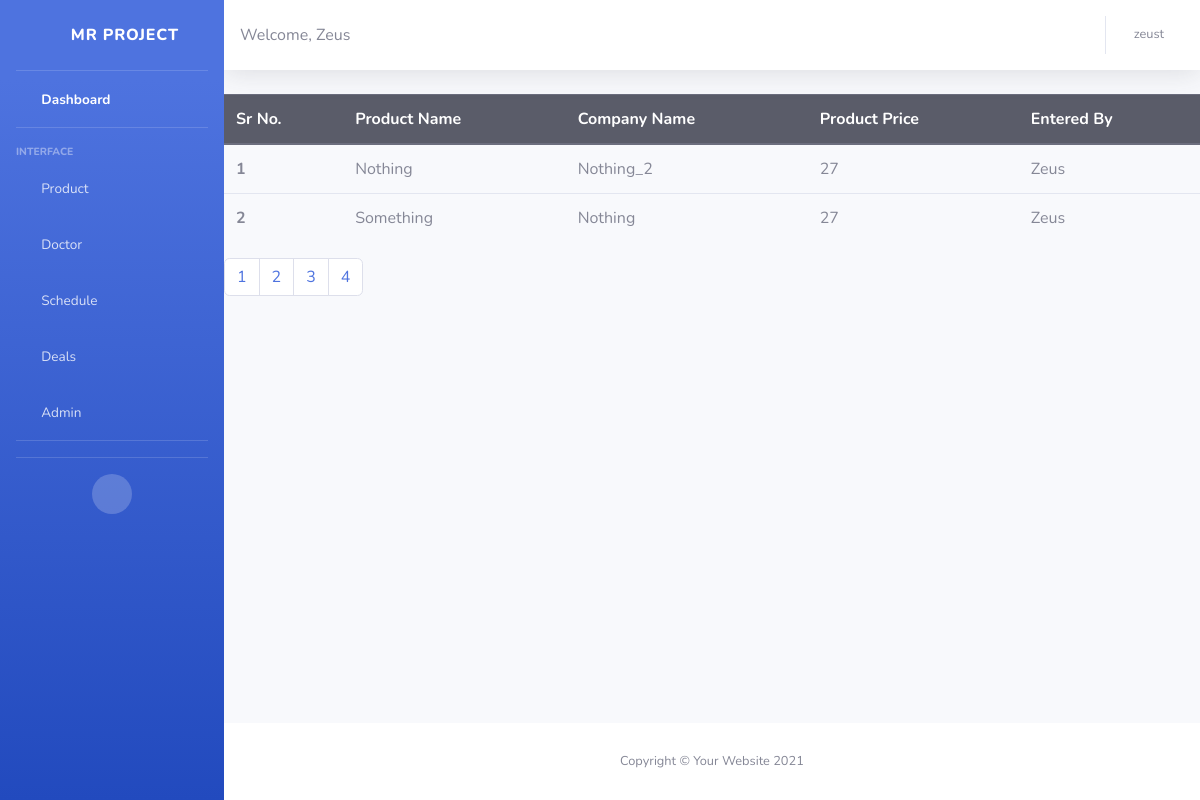
The page /products/4 (signed in) on the database its author committed.
### employee/models.py (models this page shows, shortened)
class Product(models.Model):
    name = models.CharField(max_length=256, null = False)
    company = models.CharField(max_length=256, null = False)
    image = models.ImageField(null = True, blank = True, upload_to= 'images/')
    price = models.IntegerField(null = False)
    employee = models.CharField(max_length=256)

### employee/views.py (the view)
# urls.py: path('products/<int:page>', views.ViewProducts.as_view(), name = 'products'),
class ViewProducts(ListView):
    model = Product
    template_name = "employee/products.html"
    paginate_by = 7

### employee/templates/employee/products.html (shortened to what this page needs)
{% extends 'base/employee_base.html' %}
{% block content %}
    <table class="table">
        <thead class="thead-dark">
            <tr>
                <th scope="col">Sr No.</th>
                <th scope="col">Product Name</th>
                <th scope="col">Company Name</th>
                <th scope="col">Product Price</th>
                <th scope="col">Entered By</th>
            </tr>
        </thead>
            <tbody id="product">
                {% for product in object_list %}
                <tr >
                    <th scope="row">{{forloop.counter}}</th>
                    <td class="name">{{product.name}}</td>
                    <td>{{product.company}}</td>
                    <td>{{product.price}}</td>
                    <td>{{product.employee}}</td>
                </tr>
                {% endfor %}
            </tbody>
    </table>
    <nav aria-label="Page navigation">
        <ul class="pagination">
        {% for page_number in page_obj.paginator.get_elided_page_range %}
            {% if page_number == page_obj.paginator.ELLIPSIS %}
                {{page_number}}
            {% else %}
                <li class="page-item">
                    <a
                    href="{% url 'products' page_number %}"
                    class="{% if page_number == page_obj.number %}current{% endif %} page-link"
                    >
                    {{page_number}}
                    </a>
                </li>
            {% endif %}
        {% endfor %}
        </ul>
    </nav>
{% endblock %}

### employee/templates/base/employee_base.html (shortened to what this page needs)
{% load rest_framework %}
{% load static %}
<!DOCTYPE html>
<html lang="en">
<head>
    <link href="{% static 'js/vendor/fontawesome-free/css/all.min.css' %}" rel="stylesheet" type="text/css">
    <link href="{% static 'css/sb-admin-2.min.css' %}" rel="stylesheet">
</head>
<body id="page-top">
    <div id="wrapper">
        <ul class="navbar-nav bg-gradient-primary sidebar sidebar-dark accordion" id="accordionSidebar">
            <a class="sidebar-brand d-flex align-items-center justify-content-center" href="{% url 'employee_home' %}">
                <div class="sidebar-brand-icon rotate-n-15">
                    <i class="fas fa-laugh-wink"></i>
                </div>
                <div class="sidebar-brand-text mx-3">MR Project</div>
            </a>
            {% if user.is_staff %}
            <hr class="sidebar-divider my-0">
            <li class="nav-item active">
                <a class="nav-link" href="{% url 'employee_home' %}">
                    <i class="fas fa-fw fa-tachometer-alt"></i>
                    <span>Dashboard</span></a>
            </li>
            <hr class="sidebar-divider">
            <div class="sidebar-heading">
                Interface
            </div>
            <li class="nav-item">
                <a class="nav-link collapsed" href="#" data-toggle="collapse" data-target="#collapseProduct"
                    aria-expanded="true" aria-controls="collapseProduct">
                    <i class="fas fa-fw fa-cog"></i>
                    <span>Product</span>
                </a>
            </li>
            <li class="nav-item">
                <a class="nav-link collapsed" href="#" data-toggle="collapse" data-target="#collapseDoctor"
                    aria-expanded="true" aria-controls="collapseDoctor">
                    <i class="fas fa-fw fa-cog"></i>
                    <span>Doctor</span>
                </a>
            </li>
            <li class="nav-item">
                <a class="nav-link collapsed" href="#" data-toggle="collapse" data-target="#collapseSchedule"
                    aria-expanded="true" aria-controls="collapseSchedule">
                    <i class="fas fa-fw fa-cog"></i>
                    <span>Schedule</span>
                </a>
            </li>
            <li class="nav-item">
                <a class="nav-link collapsed" href="#" data-toggle="collapse" data-target="#collapseDeals"
                    aria-expanded="true" aria-controls="collapseDeals">
                    <i class="fas fa-fw fa-cog"></i>
                    <span>Deals</span>
                </a>
            </li>
            {% if user.is_superuser %}
                <li class="nav-item">
                    <a class="nav-link collapsed" href="#" data-toggle="collapse" data-target="#collapseAdmin"
                        aria-expanded="true" aria-controls="collapseAdmin">
                        <i class="fas fa-fw fa-cog"></i>
                        <span>Admin</span>
                    </a>
                </li>
            {% endif %}
            <hr class="sidebar-divider">
            <hr class="sidebar-divider d-none d-md-block">
            <div class="text-center d-none d-md-inline">
                <button class="rounded-circle border-0" id="sidebarToggle"></button>
            </div>
            {% endif %}
        </ul>
        <div id="content-wrapper" class="d-flex flex-column">
            <div id="content">
                <nav class="navbar navbar-expand navbar-light bg-white topbar mb-4 static-top shadow">
                    Welcome, {{user.first_name}}
                    <ul class="navbar-nav ml-auto">
                        <li class="nav-item dropdown no-arrow">
                            <a class="nav-link dropdown-toggle" href="#" id="userDropdown" role="button"
                                data-toggle="dropdown" aria-haspopup="true" aria-expanded="false">
                                <span class="mr-2 d-none d-lg-inline text-gray-600 small">{{user}}</span>
                            </a>
                        </li>
                    </ul>
                </nav>
                <!-- {% if user.is_staff %}
                    {% block content %}
                    {% endblock %}
                <!-- {% else %}
                    You're not allowed access here
                {% endif %} -->
            </div>
            <footer class="sticky-footer bg-white">
                <div class="container my-auto">
                    <div class="copyright text-center my-auto">
                        <span>Copyright &copy; Your Website 2021</span>
                    </div>
                </div>
            </footer>
            </div>
            </div>
</body>
</html>

### rows shown on the page
Product: name "Nothing", company "Nothing_2", price "27", employee "Zeus"
Product: name "Something", company "Nothing", price "27", employee "Zeus"

### other values the page prints
{{ user.first_name }} "Zeus"
{{ user }} "zeust"
{{ page_number }} "1" "2" "3" "4"
